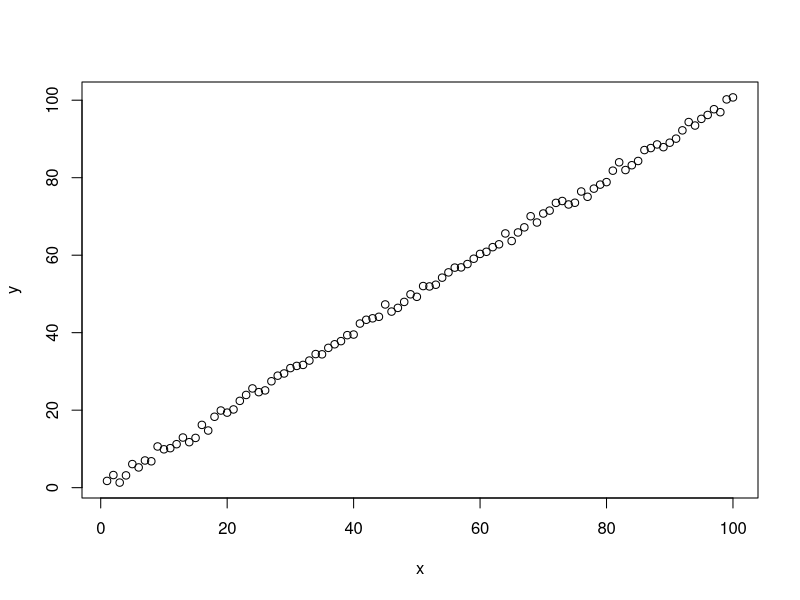
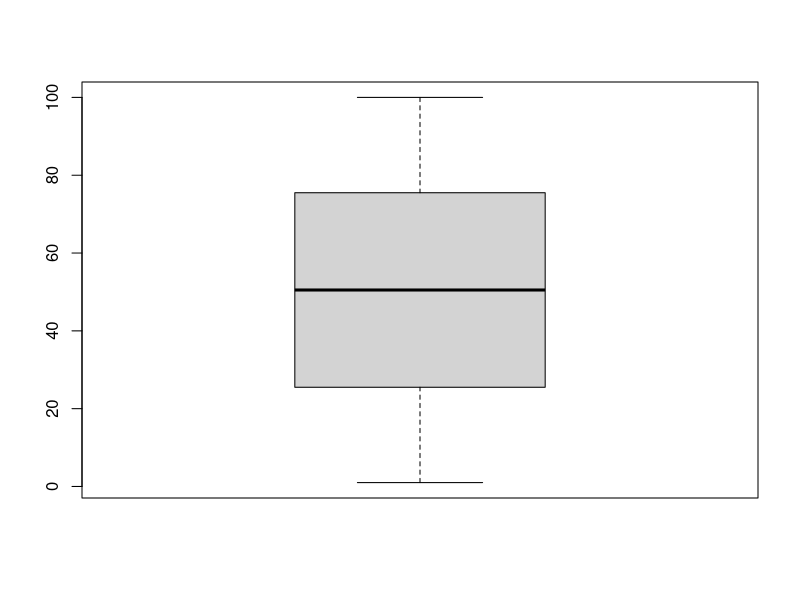
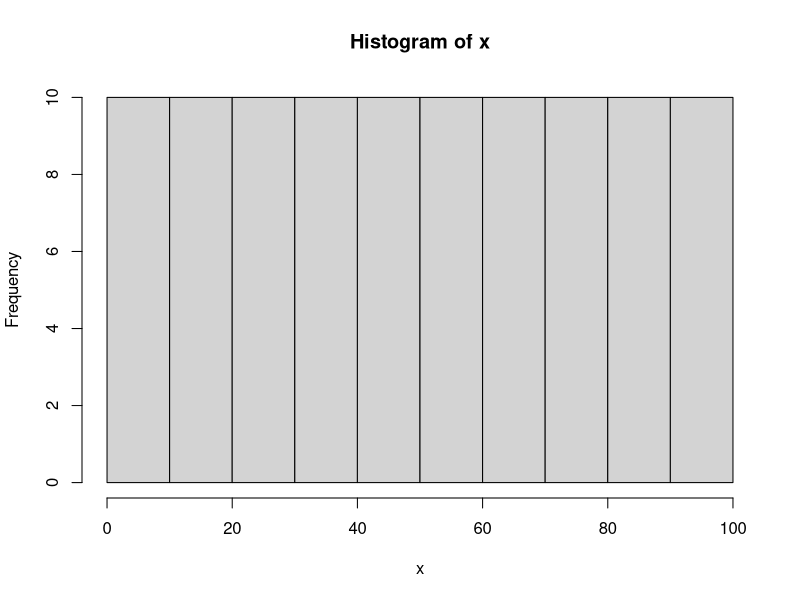
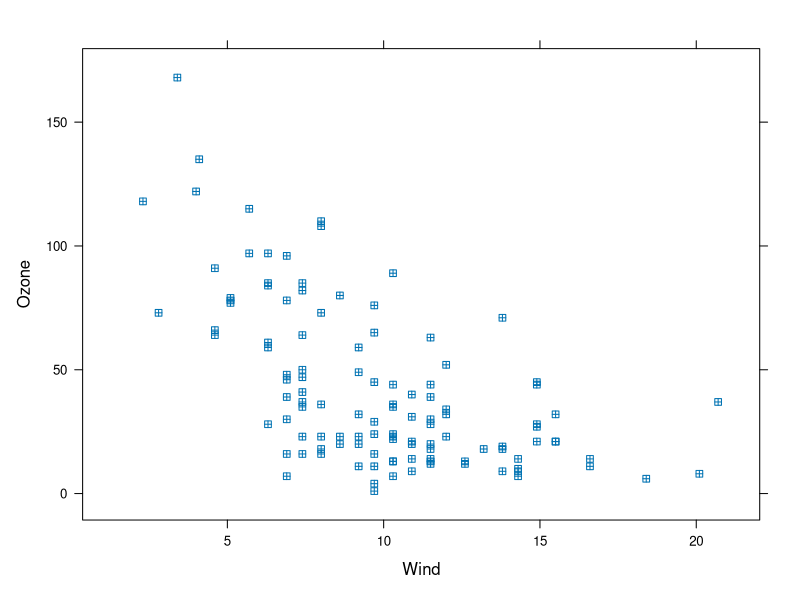
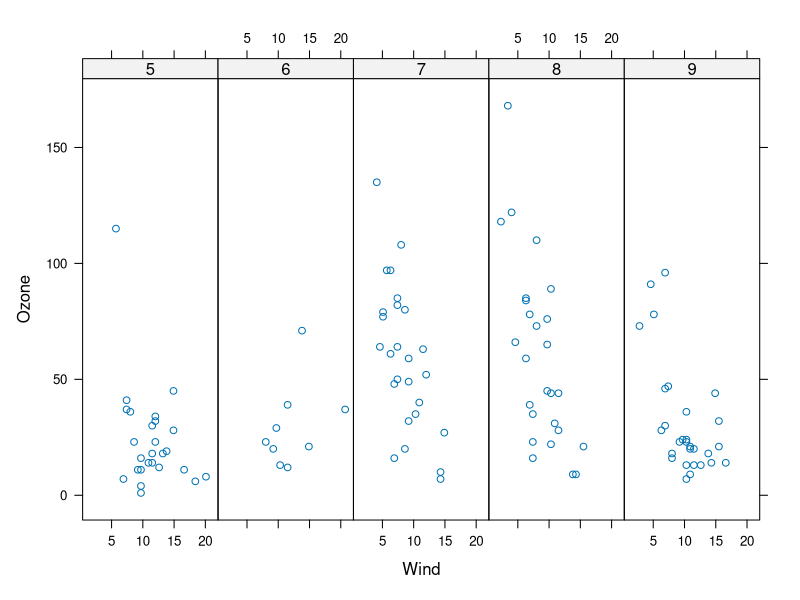
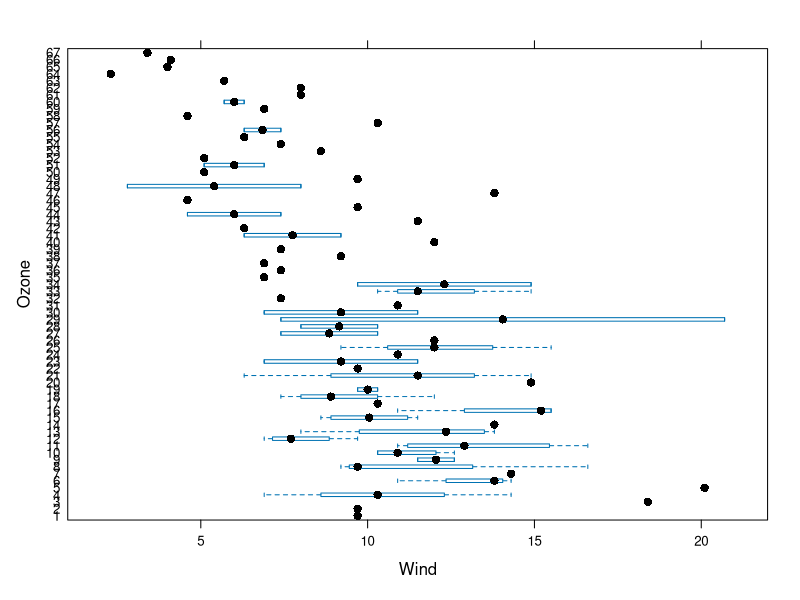
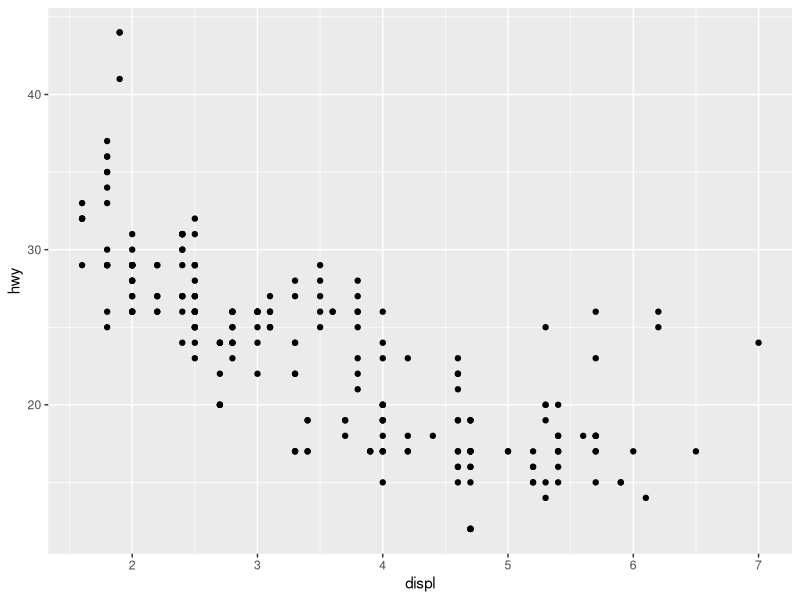
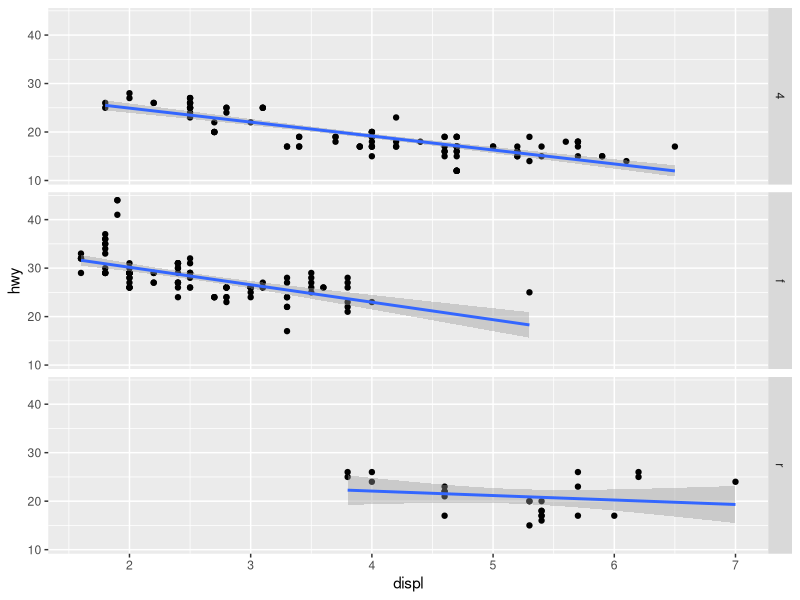

Reproduce these figures in R, in order.
## @knitr base_loads
x<-1:100
y<-x+rnorm(100)

## @knitr base_plot
plot(x,y)

## @knitr base_box
boxplot(x)

## @knitr base_hist
hist(x)

## @knitr lat_loads
library(lattice)
library(datasets)

## @knitr lat_xyplot
xyplot(Ozone ~ Wind, data = airquality, pch = 12)
xyplot(Ozone ~ Wind | as.factor(Month), data = airquality, layout = c(5,1))

## @knitr lat_bw
bwplot(Ozone ~ Wind, data= airquality)

## @knitr ggp_loads
library(ggplot2)

## @knitr ggp_qplot
qplot(displ, hwy, data = mpg)
qplot(displ, hwy, data = mpg, facets = drv ~ .) + geom_smooth(method="lm")
qplot(y=hwy, data = mpg, color=drv)
qplot(drv, hwy, data = mpg, geom = "boxplot", color=manufacturer)
qplot(hwy, data = mpg, fill = drv, geom = "density")

## @knitr ggp_geom_point
g <- ggplot(mpg, aes(cyl, cty))
g + geom_point()